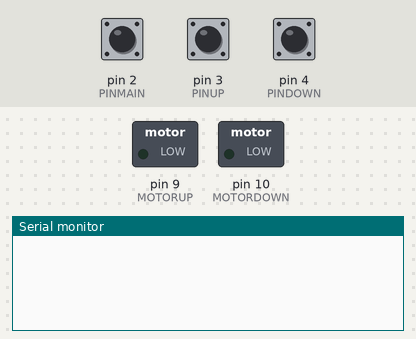
Simulated run of this sketch. Board: Arduino Uno, built with avr-gcc and run on an emulated ATmega328P. Parts: switched loads named in the sketch (green lamp = pin HIGH), the last lines printed to the serial monitor. Inputs (shaded band) come from the test bench; at power-on: pin 2 (PINMAIN) HIGH, pin 3 (PINUP) HIGH, pin 4 (PINDOWN) HIGH.

Above: at 1.2 s.
1.3 s: pin 2 (PINMAIN) pulled LOW for 0.15 s
At 1.6 s:
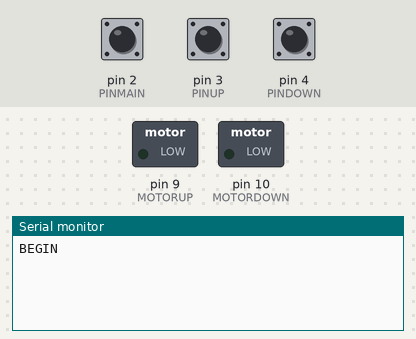
2.9 s: pin 3 (PINUP) pulled LOW for 0.15 s
At 3.5 s:
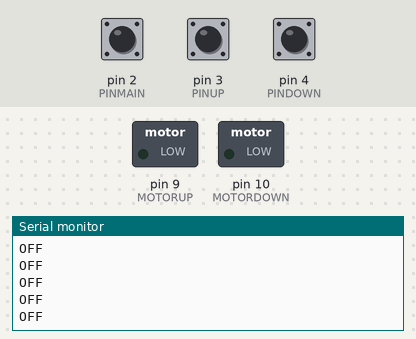

The sketch:

mgrv_machine_dec12a.ino
```cpp
// Version 12.12.a
// min height = 2 minutes rest
// max height = 20 minutes rest
// Stops movement and reverses state to prevent being stuck after
// move UP = 3 seconds
// move DOWN = 3 seconds

// Temporary version for Gallery A.
// - 22 mangroves in the main gallery.
// - This version is to test at fixed times,
// with safety buffer time > than expected mangrove movement to prevent over turning.


#define PINMAIN 2
#define PINUP 3
#define PINDOWN 4

#define MOTORUP 9
#define MOTORDOWN 10

long timeDebounceMain = 0;  // last time Main switch was pressed
long timeDebounceUp = 0;    // last time Up switch was pressed
long timeDebounceDown = 0;  // last time Down switch was pressed
long timeDebounceRef = 0;   // time of switch, reference for rest time

long delayDebounce = 100;   //

long restUp = 120000;        // 2 minutes min rest before going UP, min height
long restDown = 1200000;     // 20 minutes min rest before going DOWN, max height
long randUp;
long randDown;
long moveUp = 3000;         // 3 second motor movement UP
long moveDown = 3000;       // 3 second motormovement DOWN

int mainState = LOW;
int upState = LOW;
int downState = LOW;

int debounceRefStateUP = LOW; // LOW - get a ref time, HIGH - no ref time
int debounceRefStateDOWN = LOW;

void setup() {
  Serial.begin(9600);

  pinMode(PINMAIN, INPUT_PULLUP);
  pinMode(PINUP, INPUT_PULLUP);
  pinMode(PINDOWN, INPUT_PULLUP);

  pinMode(MOTORUP, OUTPUT);
  pinMode(MOTORDOWN, OUTPUT);
}

void loop() {

  // monitor PINMAIN main switch
  if (digitalRead(PINMAIN) == LOW && mainState == LOW)

    // if PINMAIN is active after a long time
  { if((millis() - timeDebounceMain) > delayDebounce)

    // time of PINMAIN activation = current time stamp
    { timeDebounceMain = millis();

      // main state is active, routine begins.
      mainState = HIGH;
      Serial.println("BEGIN");

      // routine happens when PINMAIN is activated
      // can be moved outside of the PINMAIN monitoring
      while (mainState == HIGH)
      {
        // monitor UP pin
        if (digitalRead(PINUP) == LOW)
        { if((millis() - timeDebounceUp) > delayDebounce)
          {
            upState = HIGH;
            downState = LOW;
            if (debounceRefStateUP == LOW)
            { timeDebounceRef = millis();
              Serial.println("UP UP UP");
              //randUp = restUp + random(0,4)*60000;  // fix timings
            }
          }
        }

        // monitor DOWN pin
        if (digitalRead(PINDOWN) == LOW)
        { if((millis() - timeDebounceDown) > delayDebounce)
          {
            upState = LOW;
            downState = HIGH;
            if (debounceRefStateDOWN == LOW)
            { timeDebounceRef = millis();
              Serial.println("DOWN DOWN DOWN");
              //randDown = restDown + random(0,9)*60000;  // fix timings
            }
          }
        }

        if (upState == HIGH && downState == LOW)
        { if (millis() - timeDebounceRef < restUp)
          { debounceRefStateUP = HIGH;
            debounceRefStateDOWN = LOW;
            motorOff();
          }

          else
          { if (millis() - timeDebounceRef - restUp < moveUp)
            { motorUp();
            }
            else
            { upState = LOW;
              downState = HIGH;
            }
          }
        }

        if (upState == LOW && downState == HIGH)
        { if (millis() - timeDebounceRef < restDown)
          { debounceRefStateUP = LOW;
            debounceRefStateDOWN = HIGH;
            motorOff();
          }

          else
          { if (millis() - timeDebounceRef - restUp < moveDown)
            { motorDown();
            }

            else
            { upState = HIGH;
              downState = LOW;
            }

          }
        }

      }
    }
  }

}

void motorUp()
{ Serial.println("UP");
  digitalWrite(MOTORUP, HIGH);
  digitalWrite(MOTORDOWN, LOW);
}

void motorDown()
{ Serial.println("DOWN");
  digitalWrite(MOTORUP, LOW);
  digitalWrite(MOTORDOWN, HIGH);
}

void motorOff()
{ Serial.println("OFF");
  digitalWrite(MOTORUP, LOW);
  digitalWrite(MOTORDOWN, LOW);
}
```

Measured:
- after the input at 1.3 s, the serial monitor: prints a new line at once (image 1)
- after the input at 2.9 s, the serial monitor: prints a new line at once (image 2)
